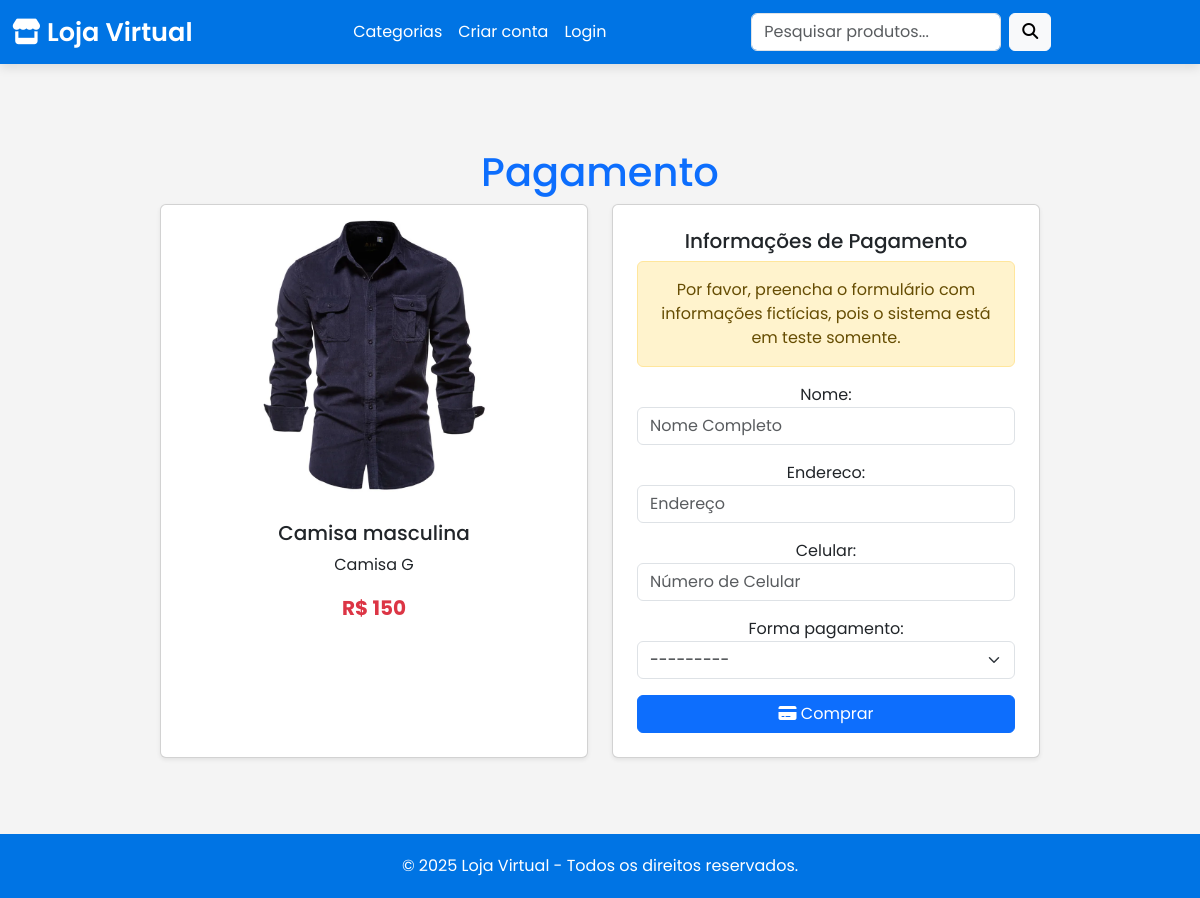
/pagamento/3/ (signed in), run on the app's committed database.
### loja_app/models.py (models this page shows, shortened)
class Produto(models.Model):
    nome = models.CharField(max_length=100)
    descricao = models.TextField()
    preco = models.IntegerField()
    imagem = models.ImageField()
    categoria = models.ForeignKey(Categoria, on_delete=models.CASCADE)

### loja_app/views.py (the view, shortened to what this page needs)
# urls.py: path('pagamento/<int:produto_id>/', PagamentoView.as_view(), name='pagamento'),
class PagamentoView(LoginRequiredMixin,TemplateView):
    template_name = 'pagamentos/pagamento.html'
    login_url='/usuarios/login/'
    redirect_field_name='redirect_to'
    def get_context_data(self, **kwargs):
        context = super().get_context_data(**kwargs)
        produto_id = self.kwargs.get('produto_id')
        produto = get_object_or_404(Produto, id=produto_id)
        form = PagamentoForm()
        context['produto'] = produto
        context['form'] = form
        return context

### loja_app/forms.py
class PagamentoForm(forms.ModelForm):
    class Meta:
        model = Pedido
        fields = ['nome', 'endereco', 'celular', 'forma_pagamento']
        widgets = {
            'nome': forms.TextInput(attrs={'class': 'form-control', 'placeholder': 'Nome Completo'}),
            'endereco': forms.TextInput(attrs={'class': 'form-control', 'placeholder': 'Endereço', 'rows': 3}),
            'celular': forms.TextInput(attrs={'class': 'form-control', 'placeholder': 'Número de Celular'}),
            'forma_pagamento': forms.Select(attrs={'class': 'form-select'}),
        }

### loja_app/templates/pagamentos/pagamento.html (shortened to what this page needs)
{% extends 'estilos/base.html' %}
{% block content %}
<div class="container mt-4">
    <h1 class="text-primary">Pagamento</h1>
    <div class="row">
        <div class="col-md-6 mb-3">
            <div class="card shadow-sm h-100">
                <img src="{{ produto.imagem.url }}" class="card-img-top p-2" alt="{{ produto.nome }}" style="width: 100%; height: auto; object-fit: contain;">
                <div class="card-body">
                    <h5 class="card-title">{{ produto.nome }}</h5>
                    <p class="card-text">{{ produto.descricao }}</p>
                    <p class="card-text text-danger fw-bold fs-5">R$ {{ produto.preco }}</p>
                </div>
            </div>
        </div>
        <div class="col-md-6 mb-3">
            <div class="card p-4 shadow-sm h-100">
                <h5 class="card-title">Informações de Pagamento</h5>
                <div class="alert alert-warning">
                    Por favor, preencha o formulário com informações fictícias, pois o sistema está em teste somente.
                </div>
                <form method="post">
                    <div class="mb-3">
                        {{ form.as_p }}
                    </div>
                    <button type="submit" class="btn btn-primary w-100"><i class="fas fa-credit-card"></i> Comprar</button>
                </form>
            </div>
        </div>
    </div>
</div>
{% endblock %}

### loja_app/templates/estilos/base.html (style rules this page uses)
html, body { height: 100%; display: flex; flex-direction: column; background-color: #f4f4f4; font-family: 'Poppins', sans-serif; }
.container { flex: 1; padding: 30px; text-align: center; }

### loja_app/templates/pagamentos/pagamento.html (style rules this page uses)
.card-img-top { max-height: 300px; }
.container { max-width: 1000px; }

### data on the page
Produto: imagem (picture), nome "Camisa masculina", descricao "Camisa G", preco "150"
